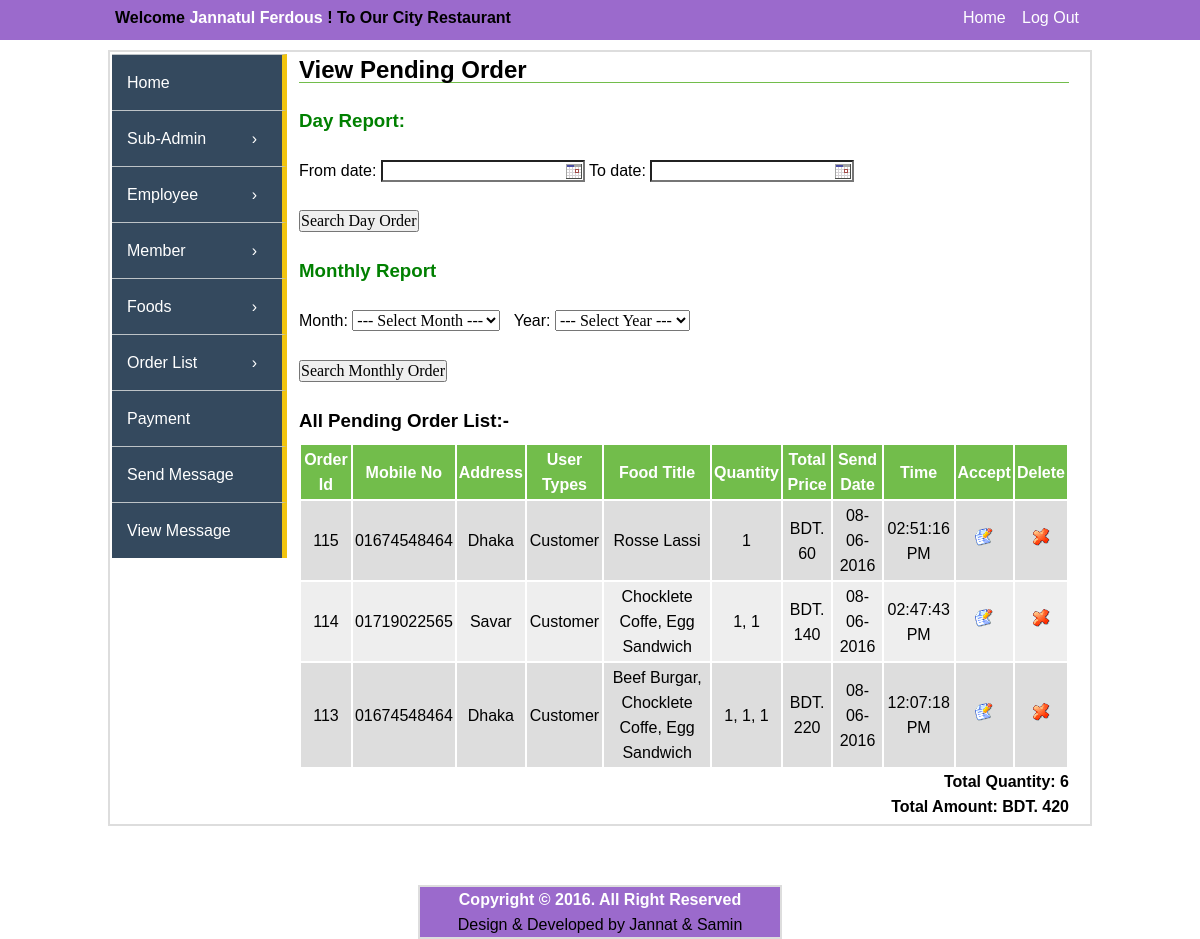
The app's page /admin-panel/view-pending-order.php (signed in) with its own data.
### tables this page shows
CREATE TABLE IF NOT EXISTS `order_list` (
`order_id` int(11) NOT NULL,
  `member_id` int(11) NOT NULL,
  `c_mobile` varchar(11) NOT NULL,
  `c_email` varchar(100) NOT NULL,
  `c_address` text NOT NULL,
  `c_account` varchar(16) DEFAULT NULL,
  `user_types` varchar(50) NOT NULL,
  `food_title` varchar(255) NOT NULL,
  `food_id` varchar(100) NOT NULL,
  `quantity` varchar(255) NOT NULL,
  `total_quantity` int(16) NOT NULL,
  `food_price` varchar(255) NOT NULL,
  `total` int(11) NOT NULL,
  `payment_types` varchar(50) NOT NULL,
  `account` varchar(16) NOT NULL,
  `send_date` varchar(100) NOT NULL,
  `send_time` varchar(100) NOT NULL,
  `reply_date` varchar(100) NOT NULL,
  `reply_time` varchar(100) NOT NULL,
  `month` varchar(11) NOT NULL,
  `year` int(4) NOT NULL,
  `status` int(2) NOT NULL,
  `confirm_code` int(11) NOT NULL
);

### admin-panel/view-pending-order.php (the view, shortened to what this page needs)
<?php include('header.php');?>
		<content>
			<div class="content_part">
				<div class="content_part_left">
					<?php include('sidebar-menu.php');?>
				</div>
				<div class="content_part_right">
								<h2>View Pending Order</h2>
			<p>&nbsp;</p>
				<form method="post" action="day-pending-order.php">
				<h3 style="color:green">Day Report:</h3>
				<p>&nbsp;</p>
				From date: <input type="text" name="from_date" class="tcal">   To date: <input type="text"  name="to_date" class="tcal">
				<br><br><input type="submit" name="day_order"  value="Search Day Order" />
				</form>
				<form method="post" action="monthly-pending-order.php">
				<h3 style="color:green"> Monthly Report</h3>
				<p>&nbsp;</p>
				 Month:
				<select name="month" id="month">
					<option> --- Select Month --- </option>
				</select>
				&nbsp;&nbsp;Year: <select name="year" id="year">
					<option> --- Select Year --- </option>
				</select>
				<br><br><input type="submit" name="monthly_order" value="Search Monthly Order" />
				</form>
				<br>
				<table class="tbl2" width="100%">
				<h3>All Pending Order List:-</h3>
					<tr>
						<th>Order Id</th>
						<th>Mobile No</th>
						<th>Address</th>
						<th>User Types</th>
						<th>Food Title</th>
						<th>Quantity</th>
						<th>Total Price</th>
						<th>Send Date</th>
						<th>Time</th>
						<th>Accept</th>
						<th>Delete</th>
					</tr>
		<?php
			$limit = 15;
			$page = @$_GET['page'];
			if($page)
				$start = ($page - 1) * $limit;
			else
				$start = 0;
			$statement = $db->prepare("SELECT * FROM order_list WHERE status='0' and confirm_code='0' ORDER BY order_id DESC LIMIT $start, $limit");
			$statement->execute();
			$result = $statement->fetchAll(PDO::FETCH_ASSOC);
	foreach($result as $row)
	{
		?>
					<tr>
					<td><?php echo $row['order_id']; ?></td>
					<td><?php echo $row['c_mobile']; ?></td>
					<td><?php echo $row['c_address']; ?></td>
					<td><?php echo $row['user_types']; ?></td>
					<td><?php echo $row['food_title']; ?></td>
					<td><?php echo $row['quantity']; ?></td>
					<td><?php echo 'BDT. '.$row['total']; ?></td>
					<td><?php echo $row['send_date']; ?></td>
					<td><?php echo $row['send_time']; ?></td>
					<td><a onclick='return confirm_deliver();' href="update-pending-order.php?order_id=<?php echo $row['order_id'];?>"><img src="../images/edit.gif"></a></td>
					<td>
						<a onclick='return confirm_delete();' href="view-pending-order.php?order_id=<?php echo $row['order_id']; ?>"><img src="../images/delete.gif"></a>
					</td>
					</tr>
					<?php
					}
					?>
				</table>
					<?php
					$statement = $db->prepare("SELECT SUM(total),SUM(total_quantity) FROM order_list WHERE status='0' and confirm_code='0'");
					$statement->execute();
					$result = $statement->fetchAll(PDO::FETCH_ASSOC);
					foreach($result as $row)
					{
					?>
		<div class="total" align=right><b>Total Quantity: <?php echo $row['SUM(total_quantity)'];?></b></div>
		<div class="total" align=right><b>Total Amount: <?php echo 'BDT. '.$row['SUM(total)'];?></b></div>
		<?php
		}
		?>
				</div>
			</div>
<div class="pagination">
</div>
		</content>
<?php include('footer.php');?>

### admin-panel/css/style.css (style rules this page uses)
* { padding:0px; margin:0px; }
body { font-family:veranda,arial; font-size:16px; line-height:25px; background-color:#FFFFFF; }
a { text-decoration:none; list-style:none; }
.content_part { width:980px; margin:0px auto; overflow:hidden; border:2px solid #ddd; margin-top:10px;overflow:hidden; }
.content_part_left { width:180px; float:left; margin:2px; }
.content_part_right { width:770px;float:left; margin:5px; }
.content_part_right h2 { border-bottom:1px solid #72BD4B; width:770px; }
input, textarea, select { font-family: 'Times New Roman', arial; font-size: 16px; }
table.tbl2 { margin-top: 10px; }
table.tbl2 tr th, table.tbl2 tr td { padding: 2px; }
table.tbl2 tr td { text-align: center; }
table.tbl2 tr th { background-color: #72BD4B; color: #fff; }
table.tbl2 tr:nth-child(2n+1) td { background-color: #eee; }
table.tbl2 tr:nth-child(2n) td { background-color: #ddd; }
table.tbl2 tr td a { color: #70726e; text-decoration: none; }
div.pagination { padding: 3px; margin: 3px; z-index: 1000; font-size: 14px; margin-bottom: 20px; }

### admin-panel/css/tcal.css (style rules this page uses)
.tcalInput { background: url('img/cal.gif') 100% 50% no-repeat; cursor: pointer; background-color:#FFFFFF; }

### records on screen
order_list: order_id "115", c_mobile "01674548464", c_address "Dhaka", user_types "Customer", food_title "Rosse Lassi", quantity "1", total "60", send_date "08-06-2016", send_time "02:51:16 PM"
order_list: order_id "114", c_mobile "01719022565", c_address "Savar", user_types "Customer", food_title "Chocklete Coffe, Egg Sandwich", quantity "1, 1", total "140", send_date "08-06-2016", send_time "02:47:43 PM"
order_list: order_id "113", c_mobile "01674548464", c_address "Dhaka", user_types "Customer", food_title "Beef Burgar, Chocklete Coffe, Egg Sandwich", quantity "1, 1, 1", total "220", send_date "08-06-2016", send_time "12:07:18 PM"

### other values on screen
$_SESSION['name'] "Jannatul Ferdous"
$row['SUM(total_quantity)'] "6"
$row['SUM(total)'] "420"
